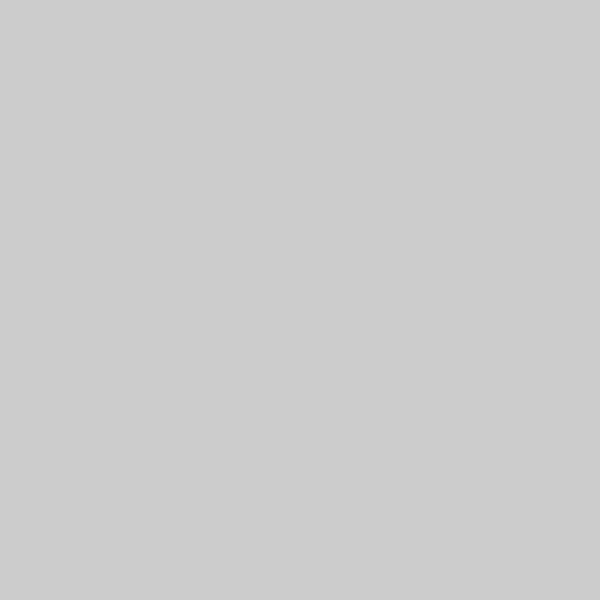
Frame 1 (no input)
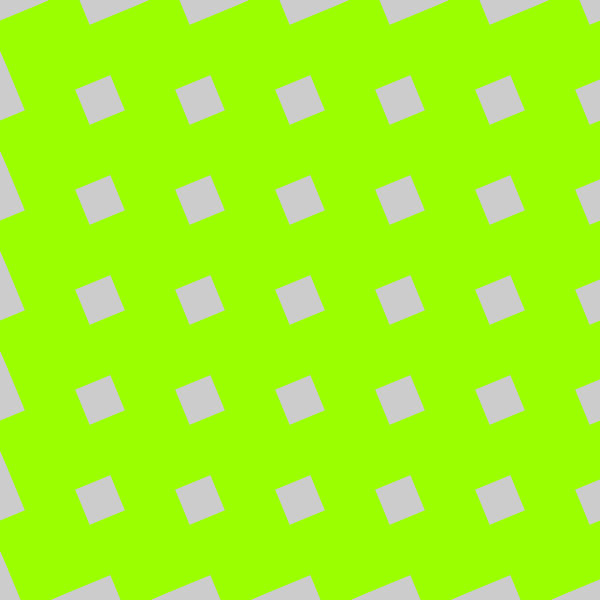
Frame 60 (the mouse pressed at the canvas centre just before this capture)
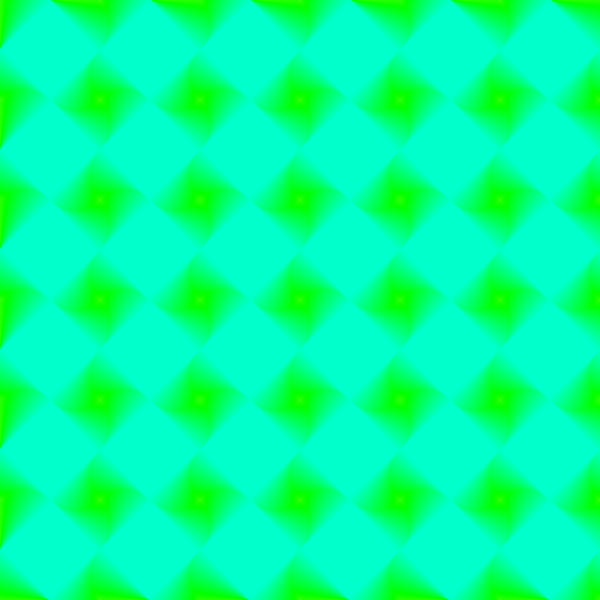
Frame 120 (the mouse held since frame 60 and released just before this capture)

The Processing sketch that drew these frames (run headless with seeded random() and noise(); from frame 60 on, the mouse is pressed at the canvas centre):

// Processing sketch: processing_173393
// ── processing_173393.pde

float newrot;
float angle;
int newhue;
void setup() {
  size(600, 600);
  smooth();
  //noFill();
  noStroke();
  colorMode(HSB);
  rectMode(CENTER);
}

void draw() {
 // stroke(random(0,255), 255, 255);
  fill(newhue, 255, 255);
  for (int x=0; x<=width; x+=100) {
    for (int y=0; y<height; y+=100) {
      pushMatrix();
      pushMatrix();
      translate(x+50, y+50);
      rotate(newrot);
      scale(sin(angle));
      rect(0, 0, 100, 100);
      popMatrix();
      translate(x,y);
      rotate(newrot);
      popMatrix();
    }
  }

  newhue++;
  newrot+=0.02;
  angle+=0.02;
  if (newhue==255) {
    newhue=0;
  }
}
